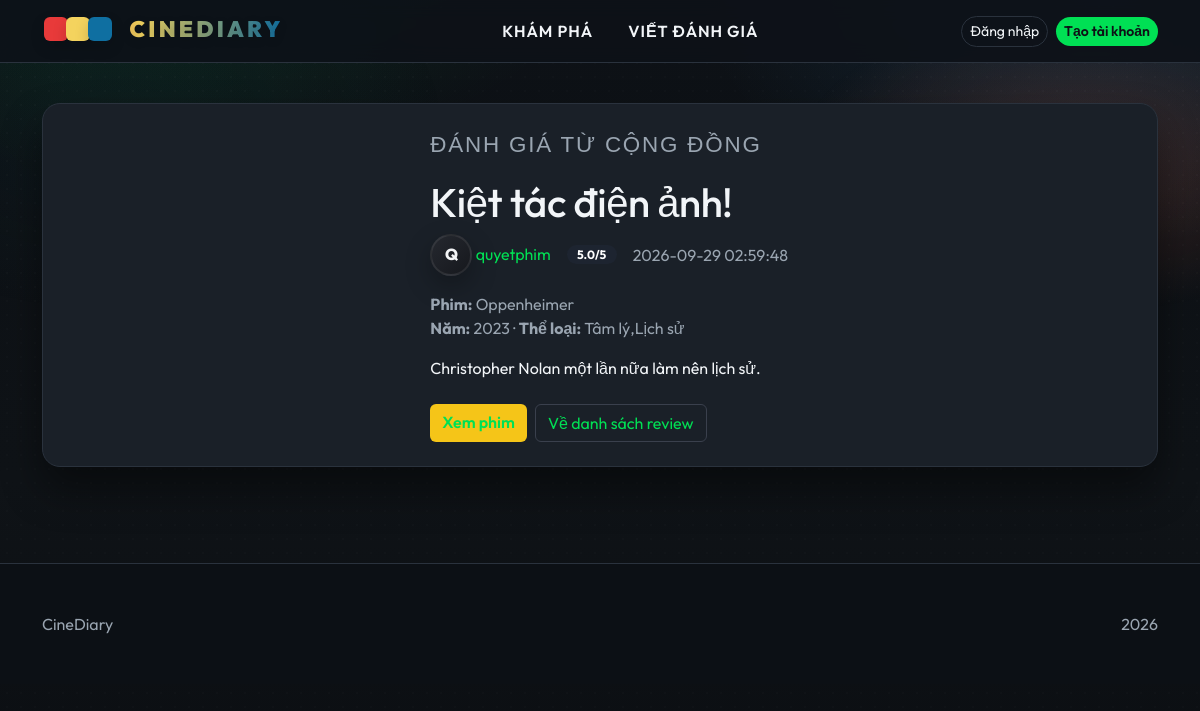
/reviews/1, run on the app's committed database.
### tables this page shows
CREATE TABLE DanhGia (
  maDanhGia INT AUTO_INCREMENT PRIMARY KEY,
  maPhim INT NOT NULL,
  maNguoiDung INT NOT NULL,
  tieuDe VARCHAR(255) NOT NULL,
  noiDung TEXT NOT NULL,
  diemSo DECIMAL(2,1) NOT NULL,
  anhMinhHoa VARCHAR(255) NULL,
  trangThai ENUM('active','pending','hidden') NOT NULL DEFAULT 'active',
  ngayTao DATETIME NOT NULL DEFAULT CURRENT_TIMESTAMP,
  ngayCapNhat DATETIME NOT NULL DEFAULT CURRENT_TIMESTAMP ON UPDATE CURRENT_TIMESTAMP,
  INDEX idx_danhgia_phim (maPhim),
  CONSTRAINT fk_danhgia_phim FOREIGN KEY (maPhim) REFERENCES Phim(maPhim) ON DELETE CASCADE,
  CONSTRAINT fk_danhgia_nguoidung FOREIGN KEY (maNguoiDung) REFERENCES NguoiDung(maNguoiDung) ON DELETE CASCADE
);

CREATE TABLE NguoiDung (
  maNguoiDung INT AUTO_INCREMENT PRIMARY KEY,
  tenDangNhap VARCHAR(100) NOT NULL UNIQUE,
  email VARCHAR(255) NOT NULL UNIQUE,
  matKhau VARCHAR(255) NOT NULL,
  anhDaiDien VARCHAR(255) NULL,
  tieuSu TEXT NULL,
  vaiTro VARCHAR(20) NOT NULL DEFAULT 'ThanhVien',    
  trangThai VARCHAR(20) NOT NULL DEFAULT 'active',    
  ngayTao DATETIME NOT NULL DEFAULT CURRENT_TIMESTAMP,
  ngayCapNhat DATETIME NOT NULL DEFAULT CURRENT_TIMESTAMP ON UPDATE CURRENT_TIMESTAMP
);

CREATE TABLE Phim (
  maPhim INT AUTO_INCREMENT PRIMARY KEY,
  tenPhimVN VARCHAR(255) NOT NULL,
  tenPhimEN VARCHAR(255) NULL,
  namSanXuat INT NOT NULL,
  thoiLuong INT NOT NULL,
  theLoai VARCHAR(255) NOT NULL,
  daoDien VARCHAR(255) NOT NULL,
  dienVien TEXT NOT NULL,
  noiDung TEXT NOT NULL,
  giaVe INT UNSIGNED NOT NULL DEFAULT 0,
  duongDanTrailer VARCHAR(255) NULL,
  duongDanPoster VARCHAR(255) NULL,
  diemTrungBinh DECIMAL(3,1) NOT NULL DEFAULT 0,
  ngayTao DATETIME NOT NULL DEFAULT CURRENT_TIMESTAMP,
  ngayCapNhat DATETIME NOT NULL DEFAULT CURRENT_TIMESTAMP ON UPDATE CURRENT_TIMESTAMP,
  INDEX idx_phim_nam (namSanXuat)
);

### app/core/Controller.php (called while the page is built, shortened)
<?php
class Controller
{
    protected array $params = [];
    public function setParams(array $params): void
    {
        $this->params = $params;
    }
    public function param(string $name, $default = null)
    {
        return $this->params[$name] ?? $default;
    }
    protected function view(string $view, array $data = []): void
    {
        extract($data, EXTR_SKIP);
        require __DIR__ . '/../views/' . $view . '.php';
    }
}

### app/controllers/ReviewController.php (called while the page is built, shortened)
<?php
class ReviewController extends Controller
{
    public function show(): void
    {
        $reviewId = (int) $this->param('id');
        $reviewModel = new Review();
        $review = $reviewModel->findById($reviewId);
        $movieModel = new Movie();
        $movie = $movieModel->find((int) ($review['movie_id'] ?? 0));
        $this->view('reviews/show', [
            'review' => $review,
            'movie' => $movie,
        ]);
    }
}

### public/index.php (called while the page is built, shortened)
<?php
require_once __DIR__ . '/../config/config.php';
require_once __DIR__ . '/../app/core/Router.php';
require_once __DIR__ . '/../app/core/Controller.php';
require_once __DIR__ . '/../app/core/Database.php';
require_once __DIR__ . '/../app/core/Model.php';
spl_autoload_register(function (string $class): void {
    $paths = [
        __DIR__ . '/../app/controllers/' . $class . '.php',
        __DIR__ . '/../app/models/' . $class . '.php',
    ];
    foreach ($paths as $path) {
        if (file_exists($path)) {
            return;
        }
    }
});
$router = new Router();
$method = $_SERVER['REQUEST_METHOD'] ?? 'GET';
$uri = parse_url($_SERVER['REQUEST_URI'] ?? '/', PHP_URL_PATH) ?: '/';
$router->dispatch($method, $uri);

### app/core/Database.php (called while the page is built, shortened)
<?php
class Database
{
    private static ?Database $instance = null;
    private PDO $pdo;
    private function __construct()
    {
        $host = config('db.host');
        $name = config('db.name');
        $charset = config('db.charset', 'utf8mb4');
        $port = (int) config('db.port', 3306);
        $dsn = "mysql:host={$host};dbname={$name};port={$port};charset={$charset}";
        $user = config('db.user');
        $pass = config('db.pass');
        $this->pdo = new PDO($dsn, (string) $user, (string) $pass, [
            PDO::ATTR_ERRMODE => PDO::ERRMODE_EXCEPTION,
            PDO::ATTR_DEFAULT_FETCH_MODE => PDO::FETCH_ASSOC,
        ]);
    }
    public static function instance(): Database
    {
        if (self::$instance === null) {
            self::$instance = new Database();
        }
        return self::$instance;
    }
    public function query(string $sql, array $params = []): PDOStatement
    {
        $stmt = $this->pdo->prepare($sql);
        $stmt->execute($params);
        return $stmt;
    }
    public function fetch(string $sql, array $params = []): ?array
    {
        $row = $this->query($sql, $params)->fetch();
        return $row !== false ? $row : null;
    }
}

### app/core/Model.php (called while the page is built, shortened)
<?php
class Model
{
    public function __construct()
    {
        $this->db = Database::instance();
    }
}

### app/models/Review.php (called while the page is built, shortened)
<?php
class Review extends Model
{
    private function hasImageColumn(): bool
    {
        $row = $this->db->fetch("SHOW COLUMNS FROM DanhGia LIKE 'anhMinhHoa'");
        $this->imageColumnExists = $row !== null;
        return $this->imageColumnExists;
    }
    public function findById(int $id): ?array
    {
        $hasImageColumn = $this->hasImageColumn();
        $imageSelect = $hasImageColumn ? 'r.anhMinhHoa AS image_url, ' : "'' AS image_url, ";
        return $this->db->fetch(
            'SELECT ' .
                'r.maDanhGia AS id, ' .
                'r.maPhim AS movie_id, ' .
                'r.maNguoiDung AS user_id, ' .
                'r.tieuDe AS title, ' .
                $imageSelect .
                'r.noiDung AS body, ' .
                'r.diemSo AS rating, ' .
                'r.ngayTao AS created_at, ' .
                'r.ngayCapNhat AS updated_at, ' .
                'u.tenDangNhap AS display_name, ' .
                'u.anhDaiDien AS avatar_url, ' .
                'p.tenPhimVN AS movie_title_vi, ' .
                'p.tenPhimEN AS movie_title_en, ' .
                'p.duongDanPoster AS poster_url ' .
            'FROM DanhGia r ' .
            'JOIN NguoiDung u ON u.maNguoiDung = r.maNguoiDung ' .
            'JOIN Phim p ON p.maPhim = r.maPhim ' .
            'WHERE r.maDanhGia = :id LIMIT 1',
            [
                'id' => $id,
            ]
        );
    }
}

### app/models/Movie.php (called while the page is built, shortened)
<?php
class Movie extends Model
{
    private function baseSelect(): string
    {
        return 'SELECT ' .
            'maPhim AS id, ' .
            'tenPhimVN AS title_vi, ' .
            'tenPhimEN AS title_en, ' .
            'namSanXuat AS year, ' .
            'thoiLuong AS duration_min, ' .
            'theLoai AS genre, ' .
            'daoDien AS director, ' .
            'dienVien AS cast_list, ' .
            'noiDung AS synopsis, ' .
            'giaVe AS ticket_price, ' .
            'duongDanTrailer AS trailer_url, ' .
            'duongDanPoster AS poster_url, ' .
            '(SELECT IFNULL(ROUND(AVG(diemSo),1), 0) FROM DanhGia WHERE DanhGia.maPhim = Phim.maPhim) AS avg_rating, ' .
            '(SELECT COUNT(*) FROM DanhGia WHERE DanhGia.maPhim = Phim.maPhim) AS review_count, ' .
            'ngayTao AS created_at, ' .
            'ngayCapNhat AS updated_at ' .
            'FROM Phim';
    }
    public function find(int $id): ?array
    {
        return $this->db->fetch($this->baseSelect() . ' WHERE maPhim = :id LIMIT 1', [
            'id' => $id,
        ]);
    }
}

### app/views/reviews/show.php (the view, shortened to what this page needs)
<?php
require __DIR__ . '/../layouts/header.php';
?>
<div class="container py-4">
  <div class="panel review-detail-shell">
    <div class="row g-4 align-items-start">
      <div class="col-lg-8">
        <p class="section-title">Đánh giá từ cộng đồng</p>
        <h1 class="review-detail-title"><?php echo e($review['title']); ?></h1>
        <div class="d-flex flex-wrap align-items-center gap-3 mb-3">
          <a class="review-detail-user" href="<?php echo url('/profile/' . (int) ($review['user_id'] ?? 0)); ?>">
            <?php echo render_avatar($review['display_name'] ?? 'U', $review['avatar_url'] ?? '', ['size' => 42, 'class' => 'review-detail-avatar']); ?>
            <span><?php echo e($review['display_name']); ?></span>
          </a>
          <span class="badge badge-rating"><?php echo e((string) $review['rating']); ?>/5</span>
          <span class="text-muted"><?php echo e((string) ($review['created_at'] ?? '')); ?></span>
        </div>
        <div class="mb-3 text-muted">
          <div><strong>Phim:</strong> <?php echo e($movie['title_en'] ?: $movie['title_vi']); ?></div>
          <div><strong>Năm:</strong> <?php echo e((string) $movie['year']); ?> · <strong>Thể loại:</strong> <?php echo e((string) $movie['genre']); ?></div>
        </div>
        <div class="review-detail-body"><?php echo nl2br(e((string) ($review['body'] ?? ''))); ?></div>
        <div class="d-flex flex-wrap gap-2 mt-4">
          <a class="btn imdb-btn-primary" href="<?php echo url('/movies/' . (int) ($movie['id'] ?? 0)); ?>">Xem phim</a>
          <a class="btn imdb-btn-outline" href="<?php echo url('/movies/' . (int) ($movie['id'] ?? 0)); ?>#reviews">Về danh sách review</a>
        </div>
      </div>
    </div>
  </div>
</div>
<?php require __DIR__ . '/../layouts/footer.php'; ?>

### app/core/Router.php (shortened to what this page needs)
<?php
class Router
{
    private array $routes = [];
    private function add(string $method, string $path, $handler): void
    {
        $this->routes[$method][] = [
            'path' => $path,
            'handler' => $handler,
        ];
    }
    public function dispatch(string $method, string $uri): void
    {
        $path = $this->stripBasePath($uri);
        $path = $path === '' ? '/' : $path;
        if ($path !== '/') {
            $path = '/' . trim($path, '/');
        }
        $routes = $this->routes[$method] ?? [];
        foreach ($routes as $route) {
            $params = [];
            if ($this->match($route['path'], $path, $params)) {
                $this->invoke($route['handler'], $params);
                return;
            }
        }
    }
    private function match(string $routePath, string $path, array &$params): bool
    {
        if ($routePath === '/') {
            return $path === '/';
        }
        $pattern = preg_replace('#\{([a-zA-Z_][a-zA-Z0-9_]*)\}#', '(?P<$1>[^/]+)', $routePath);
        $pattern = '#^' . rtrim($pattern, '/') . '$#';
        $normalizedPath = $path === '/' ? '/' : rtrim($path, '/');
        if (preg_match($pattern, $normalizedPath, $matches)) {
            return true;
        }
        return false;
    }
    private function invoke($handler, array $params): void
    {
        if (is_string($handler) && strpos($handler, '@') !== false) {
            [$class, $method] = explode('@', $handler, 2);
            $controller = new $class();
            if (method_exists($controller, 'setParams')) {
                $controller->setParams($params);
            }
            call_user_func([$controller, $method]);
            return;
        }
        throw new RuntimeException('Invalid route handler.');
    }
    private function stripBasePath(string $uri): string
    {
        $uri = '/' . ltrim($uri, '/');
        return $uri;
    }
}

### config/config.php (shortened to what this page needs)
<?php
$config = [
    'base_path' => '',
    'db' => [
        'host' => '127.0.0.1',
        'name' => 'cinediary',
        'user' => 'root',
        'pass' => '',
        'port' => 3306,
        'charset' => 'utf8mb4',
    ],
    'auth' => [
        'google_client_id' => null,
        'google_client_secret' => null,
        'google_redirect' => '/auth/google/callback',
    ],
    'mail' => [
        'driver' => 'smtp',
        'host' => 'smtp.example.com',
        'port' => 587,
        'username' => 'user@example.com',
        'password' => 'secret',
        'encryption' => 'tls',
        'from' => ['address' => 'noreply@example.com', 'name' => 'CineDiary'],
    ],
];
function config(string $key, $default = null)
{
    global $config;
    $segments = explode('.', $key);
    $value = $config;
    foreach ($segments as $segment) {
        $value = $value[$segment];
    }
    return $value;
}
function url(string $path = '/'): string
{
    $base = rtrim((string) config('base_path', ''), '/');
    $path = '/' . ltrim($path, '/');
    return $base . $path;
}
function e($value): string
{
    return htmlspecialchars((string) ($value ?? ''), ENT_QUOTES, 'UTF-8');
}
function avatar_url(?string $avatar): string
{
    $avatar = trim((string) $avatar);
    if ($avatar === '') {
        return '';
    }
    $avatar = str_replace('\\', '/', $avatar);
    return url($avatar);
}
function avatar_initial(?string $name): string
{
    $name = trim((string) $name);
    $first = mb_substr($name, 0, 1, 'UTF-8');
    return mb_strtoupper($first, 'UTF-8');
}
function render_avatar(?string $name, ?string $avatar = null, array $options = []): string
{
    $size = max(24, (int) ($options['size'] ?? 48));
    $label = (string) ($options['alt'] ?? ($name !== null && trim($name) !== '' ? trim($name) : 'Avatar'));
    $class = trim('user-avatar ' . (string) ($options['class'] ?? ''));
    $src = avatar_url($avatar);
    $initial = avatar_initial($name);
    $style = '--avatar-size: ' . $size . 'px;';
    return '<span class="' . e($class . ' user-avatar--fallback') . '" aria-label="' . e($label) . '" style="' . e($style) . '">' . e($initial) . '</span>';
}

### data on the page
danhgia: tieuDe "Kiệt tác điện ảnh!", maNguoiDung.tenDangNhap "Q", maNguoiDung.tenDangNhap "quyetphim", diemSo "5.0", ngayTao "2026-09-29 02:59:48", noiDung "Christopher Nolan một lần nữa làm nên lịch sử."
phim: tenPhimEN "Oppenheimer", namSanXuat "2023", theLoai "Tâm lý,Lịch sử"
